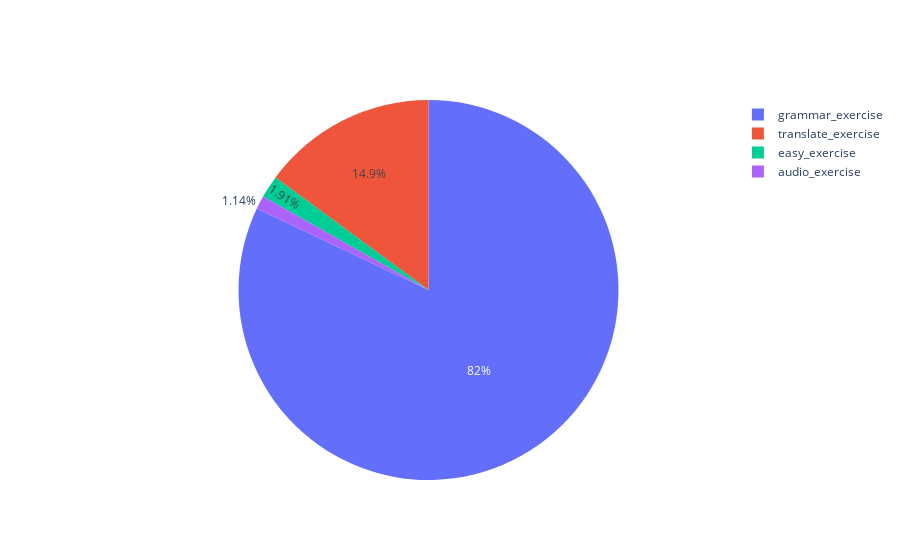

Write notebook code for a chart like this one.
### Code cell
print("Plot exercise_type")
fig = go.Figure(data=[go.Pie(labels=pie_labels, values=pie_values)])
fig.show()

### Figure 1 — Plotly figure (JSON) as saved in the notebook; plotly's stock layout.template omitted (floating-point values rounded to 4 significant figures)
{"data": [{"labels": ["audio_exercise", "easy_exercise", "grammar_exercise", "translate_exercise"], "type": "pie", "values": [346, 581, 24919, 4526]}], "layout": {}}
